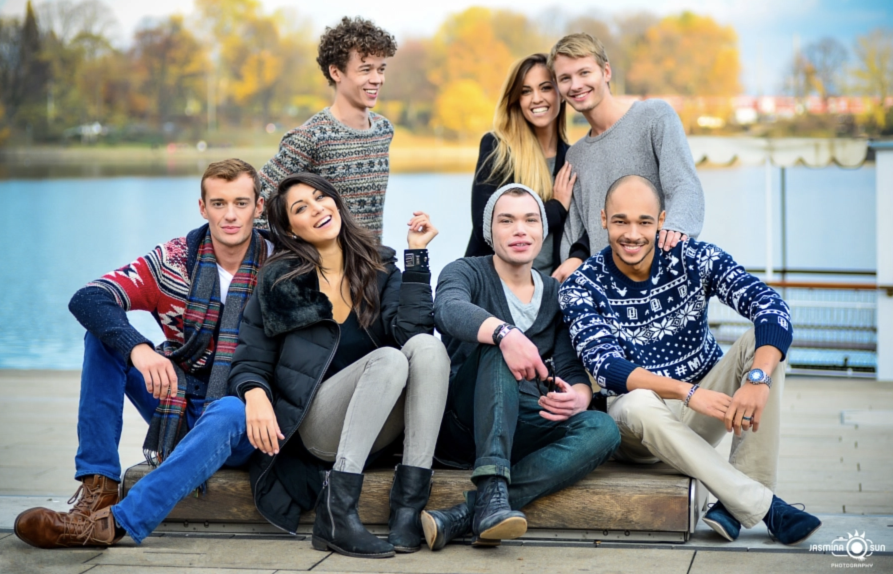
#> input picture OpenCV/group-photo.png, 1786 x 1148 px (shown at 1/2 size)
$ python FacialRecognition.py
#> lines starting #> are read from the running program, lines starting #| are printed output that depends on the picture; after the words box and inside, x2 and y2 are one past the last pixel; in counts of white or black regions, pixels touching at a corner belong together
import cv2

#img = cv2.imread('ellen-page.jpg', 1)
img = cv2.imread('group-photo.png', 1)
#> img is the input picture: shape (1148, 1786, 3); mean B, G, R 134.7, 137.9, 137
resized = cv2.resize(img, (600, 600))
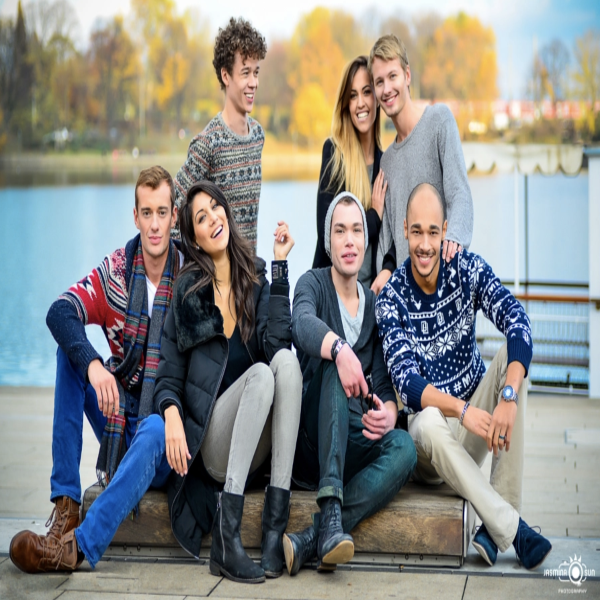
#> resized: shape (600, 600, 3); mean B, G, R 134.6, 137.8, 136.9
#cv2.imshow('Resized Group Photo', resized)
face_cascade = cv2.CascadeClassifier('haarcascade_frontalface_default.xml')
#gray_img = cv2.imread('ellen-page.jpg', cv2.COLOR_BGR2GRAY)
# print(img)
print(img.shape)
#| (1148, 1786, 3)

#cv2.imshow('Ellen Page', img)
#cv2.imshow('Ellen Page Resized', resized)
faces = face_cascade.detectMultiScale(resized, scaleFactor=1.05, minNeighbors=5)
#> faces = [[141, 244, 30, 30], [318, 207, 60, 60], [126, 191, 57, 57], [363, 60, 50, 50], [326, 257, 53, 53], [465, 321, 48, 48], [227, 54, 52, 52], [393, 207, 64, 64]]
# [5 lines of commented-out code are left out]
for x, y, w, h in faces:
    img_detection = cv2.rectangle(resized, (x, y), (x+w, y+h), (0, 255, 0), 3)
#> this loop made 8 passes
#> pass 2, `img_detection = cv2.rectangle(resized, (x, y), (x+w, y+h), (0, 255, 0)..`:
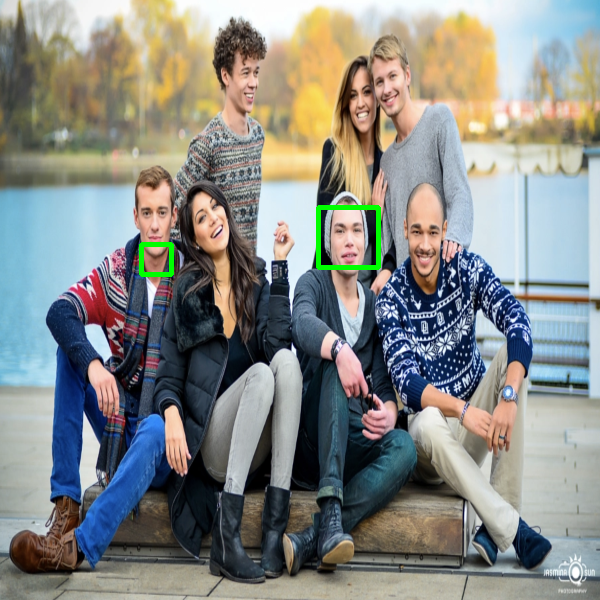
#> img_detection: shape (600, 600, 3); mean B, G, R 134.1, 138.6, 136.3
#> pass 3, `img_detection = cv2.rectangle(resized, (x, y), (x+w, y+h), (0, 255, 0)..`:
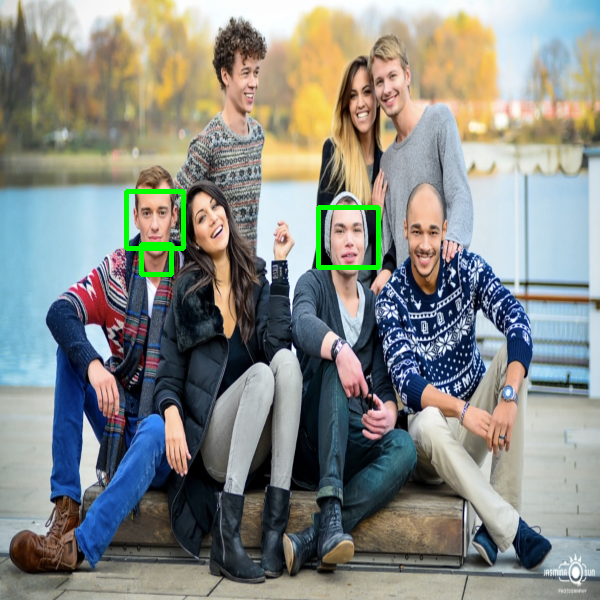
#> img_detection: shape (600, 600, 3); 0.29% of pixels changed, all inside (x1, y1, x2, y2) = (124, 189, 186, 251)
#> after the loop:
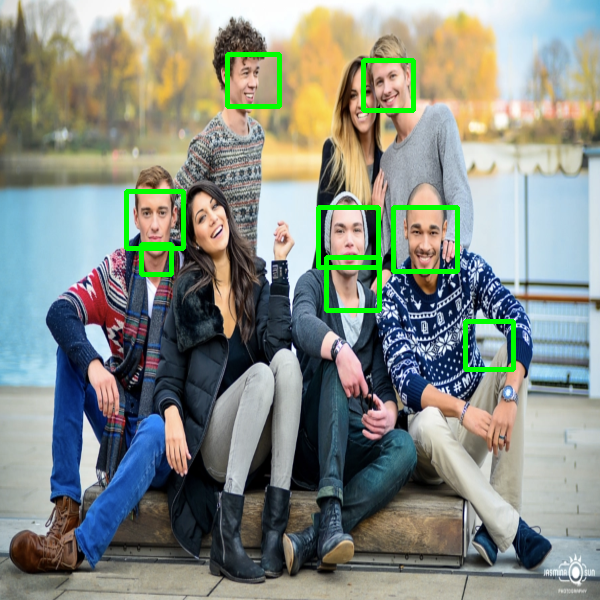
#> resized: shape (600, 600, 3); 2.23% of pixels changed, all inside (x1, y1, x2, y2) = (124, 52, 516, 372)
cv2.imshow('Group Photo', img_detection)
cv2.waitKey(0)
cv2.destroyAllWindows()
